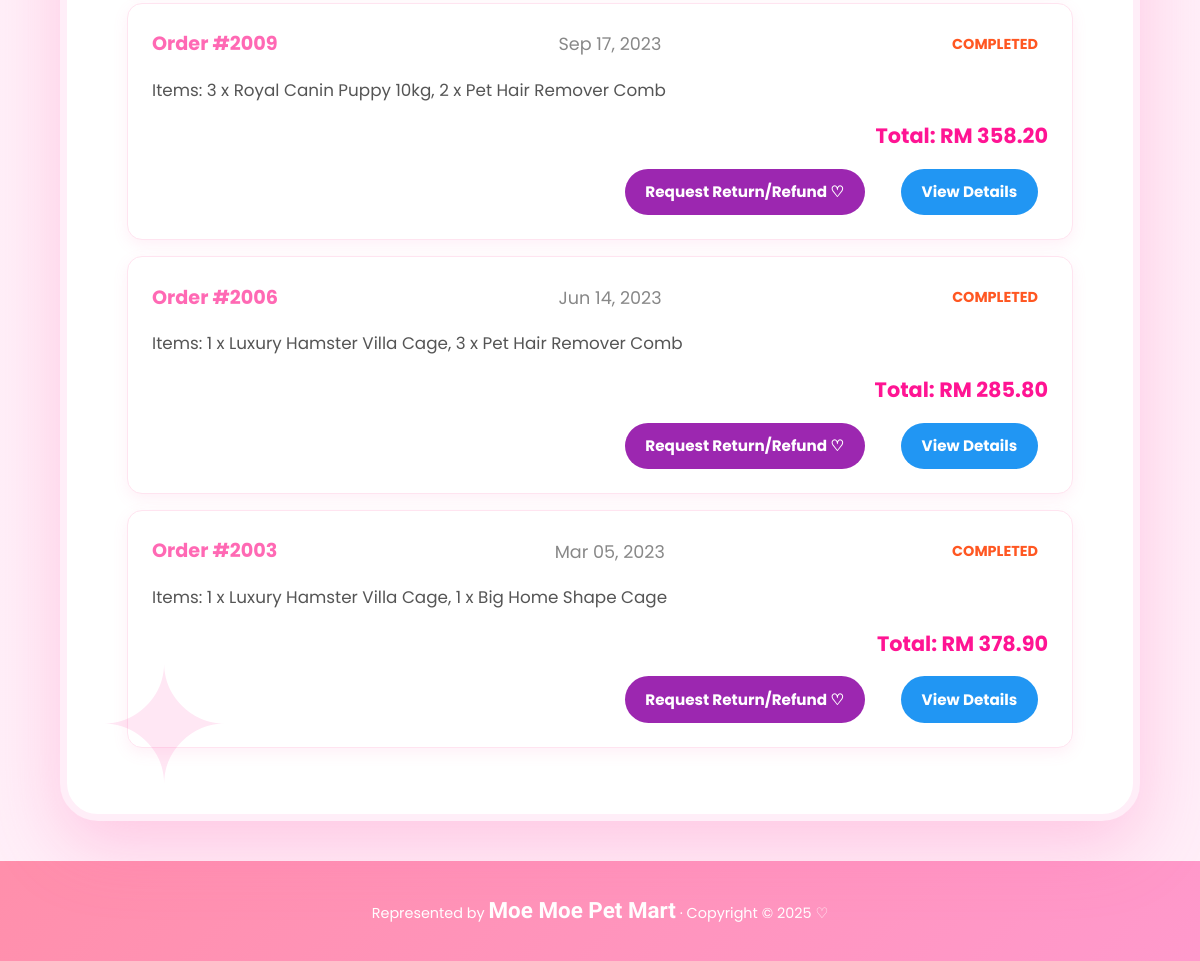
The page /member/my_purchase.php?tab=completed (signed in, lower part) on the database as committed earlier.
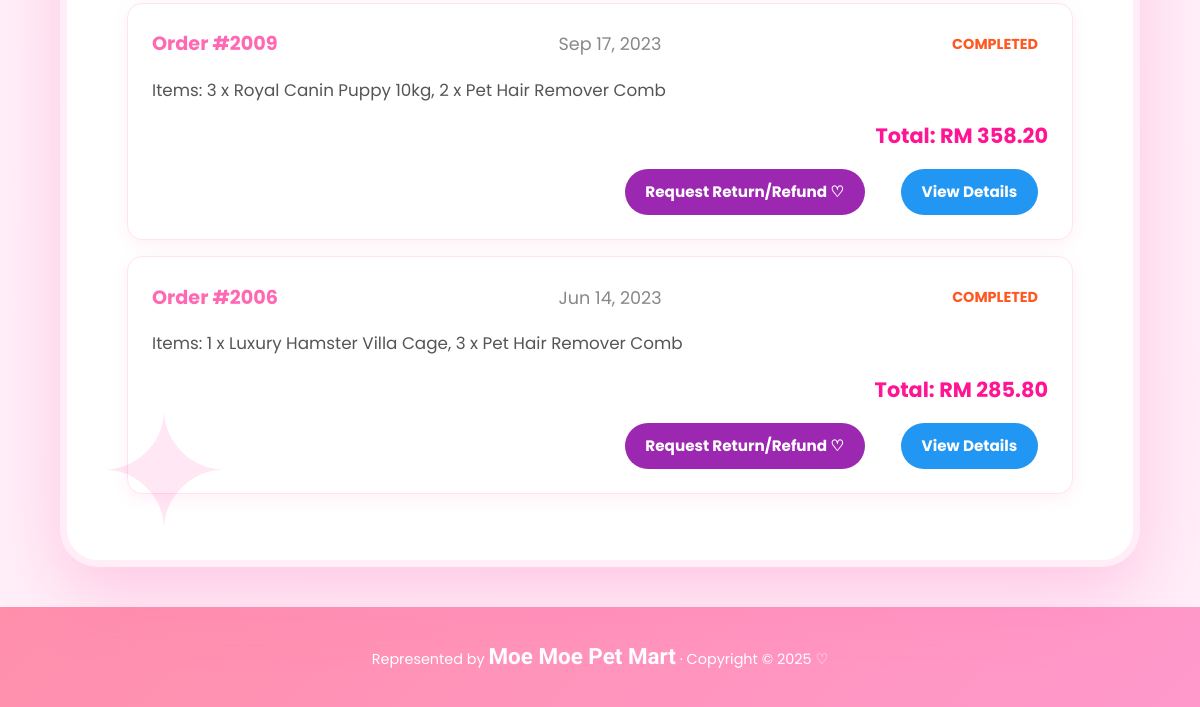
The same page on the database as committed later.
### tables this page shows
CREATE TABLE `orders` (
  `order_id` int(11) NOT NULL,
  `user_id` int(11) NOT NULL,
  `shipping_address` text DEFAULT NULL,
  `recipient_name` varchar(100) NOT NULL,
  `recipient_phone` varchar(20) NOT NULL,
  `total_amount` decimal(10,2) NOT NULL,
  `shipping_fee` decimal(10,2) DEFAULT 0.00,
  `shipping_region` varchar(20) DEFAULT NULL,
  `payment_method` varchar(50) DEFAULT NULL,
  `card_last4` varchar(4) DEFAULT NULL,
  `qr_code` text DEFAULT NULL,
  `qr_generated_at` datetime DEFAULT NULL,
  `order_date` datetime NOT NULL DEFAULT current_timestamp(),
  `order_status` varchar(50) DEFAULT 'Pending Payment',
  `status` enum('Pending Payment','To Ship','Shipped','Completed','Cancelled','Return/Refund') NOT NULL DEFAULT 'Pending Payment',
  `return_reason` varchar(255) DEFAULT NULL,
  `voucher_code` varchar(50) DEFAULT NULL,
  `discount_amount` decimal(10,2) DEFAULT 0.00
);

### _base.php (called while the page is built, shortened)
<?php
function get($key, $value = null) {
    $value = $_GET[$key] ?? $value;
    return is_array($value) ? array_map('trim', $value) : trim($value);
}
function encode($value) {
    return htmlentities($value);
}
?>

### member/my_purchase.php (the view, shortened to what this page needs)
<?php
require '../_base.php';
include '../_head.php';
$user = current_user();
$tab = get('tab', 'all');
$where = 'WHERE o.user_id = ?';
$params = [$user->id];
if ($tab !== 'all') {
    switch ($tab) {
        case 'completed':
            $status = 'Completed';
            break;
    }
    if ($status) {
        $where .= ' AND o.order_status = ?';
        $params[] = $status;
    }
}
$sql = "SELECT o.*, GROUP_CONCAT(CONCAT(oi.quantity, ' x ', p.product_name) SEPARATOR ', ') AS items_summary
        FROM orders o
        LEFT JOIN order_items oi ON o.order_id = oi.order_id
        LEFT JOIN product p ON oi.product_id = p.product_id
        $where
        GROUP BY o.order_id
        ORDER BY o.order_date DESC";
$stm = $_db->prepare($sql);
$stm->execute($params);
$orders = $stm->fetchAll();
?>
<div class="container">
    <?php if (empty($orders)): ?>
        <div class="empty-purchases">
            <img src="/images/empty-cart.png" alt="No purchases" style="width: 200px; opacity: 0.8;">
            <p>No purchases in this category yet~ ♡</p>
            <a href="products.php" class="btn btn-primary">Shop Now ♡</a>
        </div>
    <?php else: ?>
        <div class="purchase-list">
            <?php foreach ($orders as $order): ?>
                <div class="purchase-card">
                    <div class="order-header">
                        <span class="order-id">Order #<?= $order->order_id ?></span>
                        <span class="order-date"><?= date('M d, Y', strtotime($order->order_date)) ?></span>
                        <span class="order-status <?= strtolower(str_replace(' ', '-', $order->status)) ?>">
                            <?= $order->order_status ?>
                        </span>
                    </div>
                    <div class="order-items">
                        <p>Items: <?= encode($order->items_summary ?? 'No items') ?></p>
                    </div>
                    <div class="order-total">
                        Total: RM <?= number_format($order->total_amount, 2) ?>
                    </div>
                    <div class="order-actions">
                        <?php if ($order->order_status === 'Pending Payment'): ?>
                            <a href="cancel_order.php?id=<?= $order->order_id ?>" class="btn btn-cancel">Cancel Order ♡</a>
                        <?php elseif ($order->order_status === 'Shipped'): ?>
                            <a href="confirm_receive.php?id=<?= $order->order_id ?>" class="btn btn-receive">Confirm Received ♡</a>
                        <?php elseif ($order->order_status === 'Completed'): ?>
                            <a href="request_return.php?id=<?= $order->order_id ?>" class="btn btn-return">Request Return/Refund ♡</a>
                        <?php endif; ?>
                        <a href="order_detail.php?id=<?= $order->order_id ?>" class="btn btn-detail">View Details</a>
                    </div>
                </div>
            <?php endforeach; ?>
        </div>
    <?php endif; ?>
</div>
<?php include '../_foot.php'; ?>

Rows that differ between the two databases and show on the page:
removed orders: order_id "2003", order_date "Mar 05, 2023", order_status "COMPLETED", items_summary "1 x Luxury Hamster Villa Cage, 1 x Big Home Shape Cage", total_amount "378.90"
